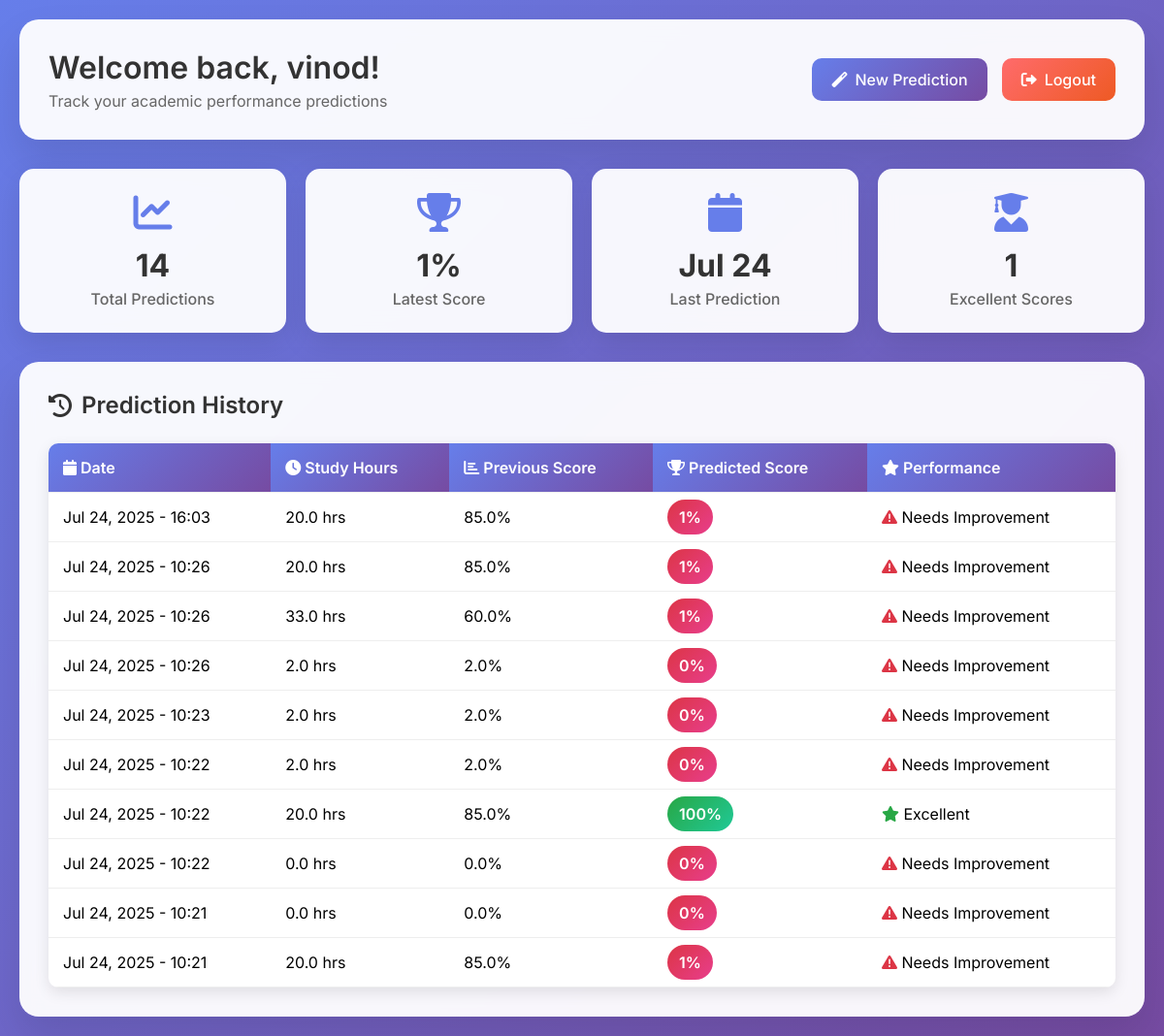
The page /dashboard/ (signed in) on the database its author committed.
### performance_predictor/models.py (models this page shows)
class Prediction(models.Model):
    user = models.ForeignKey(User, on_delete=models.CASCADE)
    timestamp = models.DateTimeField(auto_now_add=True)
    study_hours = models.FloatField()
    previous_scores = models.FloatField()
    predicted = models.IntegerField()

### performance_predictor/views.py (the view)
# urls.py: path('dashboard/', views.dashboard_view, name='dashboard'),
def dashboard_view(request):
    if not request.user.is_authenticated:
        return redirect('login')
    user_predictions = Prediction.objects.filter(user=request.user).order_by('-timestamp')
    predictions = user_predictions[:10]
    latest_prediction = user_predictions.first() if user_predictions.exists() else None
    excellent_count = user_predictions.filter(predicted__gte=80).count()
    total_predictions = user_predictions.count()
    context = {
        'predictions': predictions,
        'latest_prediction': latest_prediction,
        'user': request.user,
        'excellent_count': excellent_count,
        'total_predictions': total_predictions
    }
    return render(request, 'performace_predictor/dashboard.html', context)

### performance_predictor/templates/performace_predictor/dashboard.html (shortened to what this page needs)
<!DOCTYPE html>
<html lang="en">
<head>
    <link href="https://cdnjs.cloudflare.com/ajax/libs/font-awesome/6.0.0/css/all.min.css" rel="stylesheet">
</head>
<body>
    <div class="dashboard-container">
        <div class="dashboard-header">
            <div class="user-info">
                <h1>Welcome back, {{ user.first_name|default:user.username }}!</h1>
                <p>Track your academic performance predictions</p>
            </div>
            <div class="dashboard-nav">
                <a href="{% url 'home' %}" class="nav-btn">
                    <i class="fas fa-magic"></i> New Prediction
                </a>
                <a href="{% url 'logout' %}" class="nav-btn logout">
                    <i class="fas fa-sign-out-alt"></i> Logout
                </a>
            </div>
        </div>
        <div class="stats-grid">
            <div class="stat-card">
                <i class="fas fa-chart-line"></i>
                <h3>{{ total_predictions|default:0 }}</h3>
                <p>Total Predictions</p>
            </div>
            <div class="stat-card">
                <i class="fas fa-trophy"></i>
                <h3>
                    {% if latest_prediction %}
                        {{ latest_prediction.predicted }}%
                    {% else %}
                        --
                    {% endif %}
                </h3>
                <p>Latest Score</p>
            </div>
            <div class="stat-card">
                <i class="fas fa-calendar"></i>
                <h3>
                    {% if latest_prediction %}
                        {{ latest_prediction.timestamp|date:"M d" }}
                    {% else %}
                        --
                    {% endif %}
                </h3>
                <p>Last Prediction</p>
            </div>
            <div class="stat-card">
                <i class="fas fa-user-graduate"></i>
                <h3>{{ excellent_count|default:0 }}</h3>
                <p>Excellent Scores</p>
            </div>
        </div>
        <div class="history-section">
            <div class="section-header">
                <h2>
                    <i class="fas fa-history"></i>
                    Prediction History
                </h2>
            </div>
            {% if predictions %}
                <table class="history-table">
                    <thead>
                        <tr>
                            <th><i class="fas fa-calendar"></i> Date</th>
                            <th><i class="fas fa-clock"></i> Study Hours</th>
                            <th><i class="fas fa-chart-bar"></i> Previous Score</th>
                            <th><i class="fas fa-trophy"></i> Predicted Score</th>
                            <th><i class="fas fa-star"></i> Performance</th>
                        </tr>
                    </thead>
                    <tbody>
                        {% for prediction in predictions %}
                            <tr>
                                <td>{{ prediction.timestamp|date:"M d, Y - H:i" }}</td>
                                <td>{{ prediction.study_hours }} hrs</td>
                                <td>{{ prediction.previous_scores }}%</td>
                                <td>
                                    <span class="prediction-score
                                        {% if prediction.predicted >= 80 %}score-excellent
                                        {% elif prediction.predicted >= 60 %}score-good
                                        {% else %}score-needs-improvement{% endif %}">
                                        {{ prediction.predicted }}%
                                    </span>
                                </td>
                                <td>
                                    {% if prediction.predicted >= 80 %}
                                        <i class="fas fa-star" style="color: #28a745;"></i> Excellent
                                    {% elif prediction.predicted >= 60 %}
                                        <i class="fas fa-thumbs-up" style="color: #ffc107;"></i> Good
                                    {% else %}
                                        <i class="fas fa-exclamation-triangle" style="color: #dc3545;"></i> Needs Improvement
                                    {% endif %}
                                </td>
                            </tr>
                        {% endfor %}
                    </tbody>
                </table>
            {% endif %}
        </div>
    </div>
</body>
</html>

### performance_predictor/templates/performace_predictor/dashboard.html (style rules this page uses)
* { margin: 0; padding: 0; box-sizing: border-box; }
body { font-family: 'Inter', sans-serif; background: linear-gradient(135deg, #667eea 0%, #764ba2 100%); min-height: 100vh; padding: 20px; }
.dashboard-container { max-width: 1200px; margin: 0 auto; }
.dashboard-header { background: rgba(255, 255, 255, 0.95); backdrop-filter: blur(10px); border-radius: 20px; padding: 30px; margin-bottom: 30px; box-shadow: 0 20px 40px rgba(0, 0, 0, 0.1); display: flex; justify-content: space-between; align-items: center; flex-wrap: wrap; gap: 20px; }
.user-info h1 { color: #333; font-size: 2rem; font-weight: 600; margin-bottom: 5px; }
.user-info p { color: #666; font-size: 1rem; }
.dashboard-nav { display: flex; gap: 15px; flex-wrap: wrap; }
.nav-btn { padding: 12px 20px; background: linear-gradient(135deg, #667eea 0%, #764ba2 100%); color: white; text-decoration: none; border-radius: 10px; font-weight: 500; transition: all 0.3s ease; display: flex; align-items: center; gap: 8px; }
.nav-btn.logout { background: linear-gradient(135deg, #ff6b6b 0%, #ee5a24 100%); }
.stats-grid { display: grid; grid-template-columns: repeat(auto-fit, minmax(250px, 1fr)); gap: 20px; margin-bottom: 30px; }
.stat-card { background: rgba(255, 255, 255, 0.95); backdrop-filter: blur(10px); border-radius: 15px; padding: 25px; box-shadow: 0 10px 30px rgba(0, 0, 0, 0.1); text-align: center; transition: transform 0.3s ease; }
.stat-card i { font-size: 2.5rem; color: #667eea; margin-bottom: 15px; }
.stat-card h3 { font-size: 2rem; font-weight: 700; color: #333; margin-bottom: 5px; }
.stat-card p { color: #666; font-weight: 500; }
.history-section { background: rgba(255, 255, 255, 0.95); backdrop-filter: blur(10px); border-radius: 20px; padding: 30px; box-shadow: 0 20px 40px rgba(0, 0, 0, 0.1); }
.section-header { display: flex; justify-content: space-between; align-items: center; margin-bottom: 25px; flex-wrap: wrap; gap: 15px; }
.section-header h2 { color: #333; font-size: 1.5rem; font-weight: 600; display: flex; align-items: center; gap: 10px; }
.history-table { width: 100%; border-collapse: collapse; background: white; border-radius: 10px; overflow: hidden; box-shadow: 0 5px 15px rgba(0, 0, 0, 0.1); }
.history-table th, .history-table td { padding: 15px; text-align: left; border-bottom: 1px solid #eee; }
.history-table th { background: linear-gradient(135deg, #667eea 0%, #764ba2 100%); color: white; font-weight: 600; }
.prediction-score { font-weight: 600; padding: 8px 12px; border-radius: 20px; color: white; text-align: center; }
.score-excellent { background: linear-gradient(135deg, #28a745 0%, #20c997 100%); }
.score-needs-improvement { background: linear-gradient(135deg, #dc3545 0%, #e83e8c 100%); }

### rows shown on the page
Prediction: predicted "1", timestamp "Jul 24", timestamp "Jul 24, 2025 - 16:03", study_hours "20.0", previous_scores "85.0", shows "Needs Improvement"
Prediction: timestamp "Jul 24, 2025 - 10:26", study_hours "20.0", previous_scores "85.0", predicted "1", shows "Needs Improvement"
Prediction: timestamp "Jul 24, 2025 - 10:26", study_hours "33.0", previous_scores "60.0", predicted "1", shows "Needs Improvement"
Prediction: timestamp "Jul 24, 2025 - 10:26", study_hours "2.0", previous_scores "2.0", predicted "0", shows "Needs Improvement"
Prediction: timestamp "Jul 24, 2025 - 10:23", study_hours "2.0", previous_scores "2.0", predicted "0", shows "Needs Improvement"
Prediction: timestamp "Jul 24, 2025 - 10:22", study_hours "2.0", previous_scores "2.0", predicted "0", shows "Needs Improvement"
Prediction: timestamp "Jul 24, 2025 - 10:22", study_hours "20.0", previous_scores "85.0", predicted "100", shows "Excellent"
Prediction: timestamp "Jul 24, 2025 - 10:22", study_hours "0.0", previous_scores "0.0", predicted "0", shows "Needs Improvement"
Prediction: timestamp "Jul 24, 2025 - 10:21", study_hours "0.0", previous_scores "0.0", predicted "0", shows "Needs Improvement"
Prediction: timestamp "Jul 24, 2025 - 10:21", study_hours "20.0", previous_scores "85.0", predicted "1", shows "Needs Improvement"

### other values the page prints
{{ user.first_name|default:user.username }} "vinod"
{{ total_predictions|default:0 }} "14"
{{ excellent_count|default:0 }} "1"
